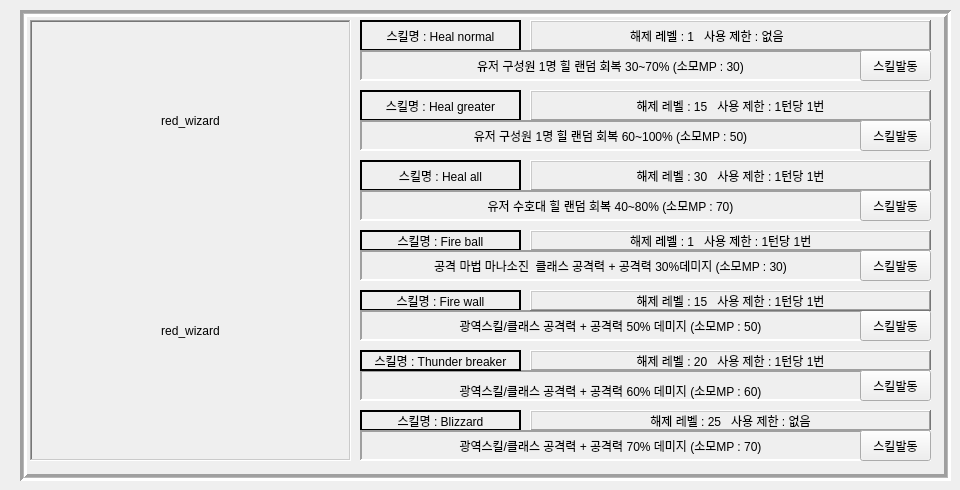
    <widget class="QWidget" name="page_6">
     <widget class="QFrame" name="frame_3">
      <property name="geometry">
       <rect>
        <x>20</x>
        <y>10</y>
        <width>931</width>
        <height>471</height>
       </rect>
      </property>
      <property name="frameShape">
       <enum>QFrame::Box</enum>
      </property>
      <property name="frameShadow">
       <enum>QFrame::Sunken</enum>
      </property>
      <property name="lineWidth">
       <number>3</number>
      </property>
      <property name="midLineWidth">
       <number>1</number>
      </property>
      <widget class="QFrame" name="lb_frame_3">
       <property name="geometry">
        <rect>
         <x>10</x>
         <y>10</y>
         <width>321</width>
         <height>441</height>
        </rect>
       </property>
       <property name="frameShape">
        <enum>QFrame::WinPanel</enum>
       </property>
       <property name="frameShadow">
        <enum>QFrame::Sunken</enum>
       </property>
       <property name="lineWidth">
        <number>2</number>
       </property>
       <property name="midLineWidth">
        <number>1</number>
       </property>
       <widget class="QLabel" name="gif_3">
        <property name="geometry">
         <rect>
          <x>10</x>
          <y>-10</y>
          <width>301</width>
          <height>221</height>
         </rect>
        </property>
        <property name="text">
         <string>red_wizard</string>
        </property>
        <property name="alignment">
         <set>Qt::AlignCenter</set>
        </property>
       </widget>
       <widget class="QLabel" name="gif_3_1">
        <property name="geometry">
         <rect>
          <x>10</x>
          <y>200</y>
          <width>301</width>
          <height>221</height>
         </rect>
        </property>
        <property name="text">
         <string>red_wizard</string>
        </property>
        <property name="alignment">
         <set>Qt::AlignCenter</set>
        </property>
       </widget>
      </widget>
      <widget class="QFrame" name="frame_1_10">
       <property name="geometry">
        <rect>
         <x>340</x>
         <y>10</y>
         <width>161</width>
         <height>31</height>
        </rect>
       </property>
       <property name="frameShape">
        <enum>QFrame::StyledPanel</enum>
       </property>
       <property name="frameShadow">
        <enum>QFrame::Raised</enum>
       </property>
       <widget class="QLabel" name="skill_name_5">
        <property name="geometry">
         <rect>
          <x>0</x>
          <y>0</y>
          <width>161</width>
          <height>31</height>
         </rect>
        </property>
        <property name="frameShape">
         <enum>QFrame::WinPanel</enum>
        </property>
        <property name="lineWidth">
         <number>2</number>
        </property>
        <property name="text">
         <string>스킬명 : Heal normal</string>
        </property>
        <property name="alignment">
         <set>Qt::AlignCenter</set>
        </property>
       </widget>
      </widget>
      <widget class="QFrame" name="frame_1_11">
       <property name="geometry">
        <rect>
         <x>510</x>
         <y>10</y>
         <width>401</width>
         <height>31</height>
        </rect>
       </property>
       <property name="frameShape">
        <enum>QFrame::WinPanel</enum>
       </property>
       <property name="frameShadow">
        <enum>QFrame::Raised</enum>
       </property>
       <property name="lineWidth">
        <number>2</number>
       </property>
       <widget class="QLabel" name="skill_info_5">
        <property name="geometry">
         <rect>
          <x>100</x>
          <y>0</y>
          <width>401</width>
          <height>31</height>
         </rect>
        </property>
        <property name="text">
         <string>해제 레벨 : 1   사용 제한 : 없음</string>
        </property>
        <property name="alignment">
         <set>Qt::AlignJustify|Qt::AlignVCenter</set>
        </property>
       </widget>
      </widget>
      <widget class="QFrame" name="frame_1_12">
       <property name="geometry">
        <rect>
         <x>340</x>
         <y>40</y>
         <width>571</width>
         <height>31</height>
        </rect>
       </property>
       <property name="frameShape">
        <enum>QFrame::Panel</enum>
       </property>
       <property name="frameShadow">
        <enum>QFrame::Sunken</enum>
       </property>
       <property name="lineWidth">
        <number>2</number>
       </property>
       <property name="midLineWidth">
        <number>3</number>
       </property>
       <widget class="QPushButton" name="skill_btn_wizard_red_heal_normal">
        <property name="geometry">
         <rect>
          <x>500</x>
          <y>0</y>
          <width>71</width>
          <height>31</height>
         </rect>
        </property>
        <property name="text">
         <string>스킬발동</string>
        </property>
       </widget>
       <widget class="QLabel" name="skill_info_1_4">
        <property name="geometry">
         <rect>
          <x>10</x>
          <y>5</y>
          <width>481</width>
          <height>21</height>
         </rect>
        </property>
        <property name="text">
         <string>유저 구성원 1명 힐 랜덤 회복 30~70% (소모MP : 30)</string>
        </property>
        <property name="alignment">
         <set>Qt::AlignCenter</set>
        </property>
       </widget>
      </widget>
      <widget class="QFrame" name="frame_1_13">
       <property name="geometry">
        <rect>
         <x>340</x>
         <y>80</y>
         <width>161</width>
         <height>31</height>
        </rect>
       </property>
       <property name="frameShape">
        <enum>QFrame::StyledPanel</enum>
       </property>
       <property name="frameShadow">
        <enum>QFrame::Raised</enum>
       </property>
       <widget class="QLabel" name="skill_name_6">
        <property name="geometry">
         <rect>
          <x>0</x>
          <y>0</y>
          <width>161</width>
          <height>31</height>
         </rect>
        </property>
        <property name="frameShape">
         <enum>QFrame::WinPanel</enum>
        </property>
        <property name="lineWidth">
         <number>2</number>
        </property>
        <property name="text">
         <string>스킬명 : Heal greater</string>
        </property>
        <property name="alignment">
         <set>Qt::AlignCenter</set>
        </property>
       </widget>
      </widget>
      <widget class="QFrame" name="frame_1_14">
       <property name="geometry">
        <rect>
         <x>340</x>
         <y>150</y>
         <width>161</width>
         <height>31</height>
        </rect>
       </property>
       <property name="frameShape">
        <enum>QFrame::StyledPanel</enum>
       </property>
       <property name="frameShadow">
        <enum>QFrame::Raised</enum>
       </property>
       <widget class="QLabel" name="skill_name_7">
        <property name="geometry">
         <rect>
          <x>0</x>
          <y>0</y>
          <width>161</width>
          <height>31</height>
         </rect>
        </property>
        <property name="frameShape">
         <enum>QFrame::WinPanel</enum>
        </property>
        <property name="lineWidth">
         <number>2</number>
        </property>
        <property name="text">
         <string>스킬명 : Heal all</string>
        </property>
        <property name="alignment">
         <set>Qt::AlignCenter</set>
        </property>
       </widget>
      </widget>
      <widget class="QFrame" name="frame_1_15">
       <property name="geometry">
        <rect>
         <x>510</x>
         <y>80</y>
         <width>401</width>
         <height>31</height>
        </rect>
       </property>
       <property name="frameShape">
        <enum>QFrame::StyledPanel</enum>
       </property>
       <property name="frameShadow">
        <enum>QFrame::Raised</enum>
       </property>
       <widget class="QLabel" name="skill_info_6">
        <property name="geometry">
         <rect>
          <x>0</x>
          <y>0</y>
          <width>401</width>
          <height>31</height>
         </rect>
        </property>
        <property name="frameShape">
         <enum>QFrame::WinPanel</enum>
        </property>
        <property name="frameShadow">
         <enum>QFrame::Raised</enum>
        </property>
        <property name="lineWidth">
         <number>2</number>
        </property>
        <property name="text">
         <string>해제 레벨 : 15   사용 제한 : 1턴당 1번</string>
        </property>
        <property name="alignment">
         <set>Qt::AlignCenter</set>
        </property>
       </widget>
      </widget>
      <widget class="QFrame" name="frame_1_16">
       <property name="geometry">
        <rect>
         <x>510</x>
         <y>150</y>
         <width>401</width>
         <height>31</height>
        </rect>
       </property>
       <property name="frameShape">
        <enum>QFrame::StyledPanel</enum>
       </property>
       <property name="frameShadow">
        <enum>QFrame::Raised</enum>
       </property>
       <widget class="QLabel" name="skill_info_7">
        <property name="geometry">
         <rect>
          <x>0</x>
          <y>0</y>
          <width>401</width>
          <height>31</height>
         </rect>
        </property>
        <property name="frameShape">
         <enum>QFrame::WinPanel</enum>
        </property>
        <property name="frameShadow">
         <enum>QFrame::Raised</enum>
        </property>
        <property name="lineWidth">
         <number>2</number>
        </property>
        <property name="text">
         <string>해제 레벨 : 30   사용 제한 : 1턴당 1번</string>
        </property>
        <property name="alignment">
         <set>Qt::AlignCenter</set>
        </property>
       </widget>
      </widget>
      <widget class="QFrame" name="frame_1_17">
       <property name="geometry">
        <rect>
         <x>340</x>
         <y>110</y>
         <width>571</width>
         <height>31</height>
        </rect>
       </property>
       <property name="frameShape">
        <enum>QFrame::Panel</enum>
       </property>
       <property name="frameShadow">
        <enum>QFrame::Sunken</enum>
       </property>
       <property name="lineWidth">
        <number>2</number>
       </property>
       <property name="midLineWidth">
        <number>3</number>
       </property>
       <widget class="QPushButton" name="skill_btn_wizard_red_heal_greater">
        <property name="geometry">
         <rect>
          <x>500</x>
          <y>0</y>
          <width>71</width>
          <height>31</height>
         </rect>
        </property>
        <property name="text">
         <string>스킬발동</string>
        </property>
       </widget>
       <widget class="QLabel" name="skill_info_1_5">
        <property name="geometry">
         <rect>
          <x>10</x>
          <y>5</y>
          <width>481</width>
          <height>21</height>
         </rect>
        </property>
        <property name="text">
         <string>유저 구성원 1명 힐 랜덤 회복 60~100% (소모MP : 50)</string>
        </property>
        <property name="alignment">
         <set>Qt::AlignCenter</set>
        </property>
       </widget>
      </widget>
      <widget class="QFrame" name="frame_1_18">
       <property name="geometry">
        <rect>
         <x>340</x>
         <y>180</y>
         <width>571</width>
         <height>31</height>
        </rect>
       </property>
       <property name="frameShape">
        <enum>QFrame::Panel</enum>
       </property>
       <property name="frameShadow">
        <enum>QFrame::Sunken</enum>
       </property>
       <property name="lineWidth">
        <number>2</number>
       </property>
       <property name="midLineWidth">
        <number>3</number>
       </property>
       <widget class="QPushButton" name="skill_btn_wizard_red_heal_all">
        <property name="geometry">
         <rect>
          <x>500</x>
          <y>0</y>
          <width>71</width>
          <height>31</height>
         </rect>
        </property>
        <property name="text">
         <string>스킬발동</string>
        </property>
       </widget>
       <widget class="QLabel" name="skill_info_1_6">
        <property name="geometry">
         <rect>
          <x>10</x>
          <y>5</y>
          <width>481</width>
          <height>21</height>
         </rect>
        </property>
        <property name="text">
         <string>유저 수호대 힐 랜덤 회복 40~80% (소모MP : 70)</string>
        </property>
        <property name="alignment">
         <set>Qt::AlignCenter</set>
        </property>
       </widget>
      </widget>
      <widget class="QFrame" name="frame_1_55">
       <property name="geometry">
        <rect>
         <x>510</x>
         <y>340</y>
         <width>401</width>
         <height>21</height>
        </rect>
       </property>
       <property name="frameShape">
        <enum>QFrame::WinPanel</enum>
       </property>
       <property name="frameShadow">
        <enum>QFrame::Raised</enum>
       </property>
       <widget class="QLabel" name="skill_info_20">
        <property name="geometry">
         <rect>
          <x>0</x>
          <y>0</y>
          <width>401</width>
          <height>21</height>
         </rect>
        </property>
        <property name="text">
         <string>해제 레벨 : 20   사용 제한 : 1턴당 1번</string>
        </property>
        <property name="alignment">
         <set>Qt::AlignCenter</set>
        </property>
       </widget>
      </widget>
      <widget class="QFrame" name="frame_1_59">
       <property name="geometry">
        <rect>
         <x>510</x>
         <y>400</y>
         <width>401</width>
         <height>21</height>
        </rect>
       </property>
       <property name="frameShape">
        <enum>QFrame::WinPanel</enum>
       </property>
       <property name="frameShadow">
        <enum>QFrame::Raised</enum>
       </property>
       <widget class="QLabel" name="skill_info_21">
        <property name="geometry">
         <rect>
          <x>0</x>
          <y>0</y>
          <width>401</width>
          <height>21</height>
         </rect>
        </property>
        <property name="text">
         <string>해제 레벨 : 25   사용 제한 : 없음</string>
        </property>
        <property name="alignment">
         <set>Qt::AlignCenter</set>
        </property>
       </widget>
      </widget>
      <widget class="QFrame" name="frame_1_52">
       <property name="geometry">
        <rect>
         <x>340</x>
         <y>280</y>
         <width>161</width>
         <height>21</height>
        </rect>
       </property>
       <property name="frameShape">
        <enum>QFrame::StyledPanel</enum>
       </property>
       <property name="frameShadow">
        <enum>QFrame::Raised</enum>
       </property>
       <widget class="QLabel" name="skill_name_19">
        <property name="geometry">
         <rect>
          <x>0</x>
          <y>0</y>
          <width>161</width>
          <height>21</height>
         </rect>
        </property>
        <property name="frameShape">
         <enum>QFrame::WinPanel</enum>
        </property>
        <property name="text">
         <string>스킬명 : Fire wall</string>
        </property>
        <property name="alignment">
         <set>Qt::AlignCenter</set>
        </property>
       </widget>
      </widget>
      <widget class="QFrame" name="frame_1_58">
       <property name="geometry">
        <rect>
         <x>340</x>
         <y>400</y>
         <width>161</width>
         <height>21</height>
        </rect>
       </property>
       <property name="frameShape">
        <enum>QFrame::StyledPanel</enum>
       </property>
       <property name="frameShadow">
        <enum>QFrame::Raised</enum>
       </property>
       <widget class="QLabel" name="skill_name_21">
        <property name="geometry">
         <rect>
          <x>0</x>
          <y>0</y>
          <width>161</width>
          <height>21</height>
         </rect>
        </property>
        <property name="frameShape">
         <enum>QFrame::WinPanel</enum>
        </property>
        <property name="text">
         <string>스킬명 : Blizzard</string>
        </property>
        <property name="alignment">
         <set>Qt::AlignCenter</set>
        </property>
       </widget>
      </widget>
      <widget class="QFrame" name="frame_1_56">
       <property name="geometry">
        <rect>
         <x>340</x>
         <y>300</y>
         <width>571</width>
         <height>31</height>
        </rect>
       </property>
       <property name="frameShape">
        <enum>QFrame::Panel</enum>
       </property>
       <property name="frameShadow">
        <enum>QFrame::Sunken</enum>
       </property>
       <property name="lineWidth">
        <number>2</number>
       </property>
       <property name="midLineWidth">
        <number>3</number>
       </property>
       <widget class="QPushButton" name="skill_btn_wizard_red_fire_wall">
        <property name="geometry">
         <rect>
          <x>500</x>
          <y>0</y>
          <width>71</width>
          <height>31</height>
         </rect>
        </property>
        <property name="text">
         <string>스킬발동</string>
        </property>
       </widget>
       <widget class="QLabel" name="skill_info_1_18">
        <property name="geometry">
         <rect>
          <x>10</x>
          <y>5</y>
          <width>481</width>
          <height>21</height>
         </rect>
        </property>
        <property name="text">
         <string>광역스킬/클래스 공격력 + 공격력 50% 데미지 (소모MP : 50)</string>
        </property>
        <property name="alignment">
         <set>Qt::AlignCenter</set>
        </property>
       </widget>
      </widget>
      <widget class="QFrame" name="frame_1_57">
       <property name="geometry">
        <rect>
         <x>340</x>
         <y>360</y>
         <width>571</width>
         <height>31</height>
        </rect>
       </property>
       <property name="frameShape">
        <enum>QFrame::Panel</enum>
       </property>
       <property name="frameShadow">
        <enum>QFrame::Sunken</enum>
       </property>
       <property name="lineWidth">
        <number>2</number>
       </property>
       <property name="midLineWidth">
        <number>3</number>
       </property>
       <widget class="QPushButton" name="skill_btn_wizard_red_thunder_breaker">
        <property name="geometry">
         <rect>
          <x>500</x>
          <y>0</y>
          <width>71</width>
          <height>31</height>
         </rect>
        </property>
        <property name="text">
         <string>스킬발동</string>
        </property>
       </widget>
       <widget class="QLabel" name="skill_info_1_19">
        <property name="geometry">
         <rect>
          <x>10</x>
          <y>10</y>
          <width>481</width>
          <height>21</height>
         </rect>
        </property>
        <property name="text">
         <string>광역스킬/클래스 공격력 + 공격력 60% 데미지 (소모MP : 60)</string>
        </property>
        <property name="alignment">
         <set>Qt::AlignCenter</set>
        </property>
       </widget>
      </widget>
      <widget class="QFrame" name="frame_1_50">
       <property name="geometry">
        <rect>
         <x>510</x>
         <y>220</y>
         <width>401</width>
         <height>21</height>
        </rect>
       </property>
       <property name="frameShape">
        <enum>QFrame::WinPanel</enum>
       </property>
       <property name="frameShadow">
        <enum>QFrame::Raised</enum>
       </property>
       <widget class="QLabel" name="skill_info_18">
        <property name="geometry">
         <rect>
          <x>100</x>
          <y>0</y>
          <width>401</width>
          <height>21</height>
         </rect>
        </property>
        <property name="text">
         <string>해제 레벨 : 1   사용 제한 : 1턴당 1번</string>
        </property>
        <property name="alignment">
         <set>Qt::AlignJustify|Qt::AlignVCenter</set>
        </property>
       </widget>
      </widget>
      <widget class="QFrame" name="frame_1_53">
       <property name="geometry">
        <rect>
         <x>340</x>
         <y>340</y>
         <width>161</width>
         <height>21</height>
        </rect>
       </property>
       <property name="frameShape">
        <enum>QFrame::StyledPanel</enum>
       </property>
       <property name="frameShadow">
        <enum>QFrame::Raised</enum>
       </property>
       <widget class="QLabel" name="skill_name_20">
        <property name="geometry">
         <rect>
          <x>0</x>
          <y>0</y>
          <width>161</width>
          <height>21</height>
         </rect>
        </property>
        <property name="frameShape">
         <enum>QFrame::WinPanel</enum>
        </property>
        <property name="text">
         <string>스킬명 : Thunder breaker</string>
        </property>
        <property name="alignment">
         <set>Qt::AlignCenter</set>
        </property>
       </widget>
      </widget>
      <widget class="QFrame" name="frame_1_49">
       <property name="geometry">
        <rect>
         <x>340</x>
         <y>220</y>
         <width>161</width>
         <height>21</height>
        </rect>
       </property>
       <property name="frameShape">
        <enum>QFrame::StyledPanel</enum>
       </property>
       <property name="frameShadow">
        <enum>QFrame::Raised</enum>
       </property>
       <widget class="QLabel" name="skill_name_18">
        <property name="geometry">
         <rect>
          <x>0</x>
          <y>0</y>
          <width>161</width>
          <height>21</height>
         </rect>
        </property>
        <property name="frameShape">
         <enum>QFrame::WinPanel</enum>
        </property>
        <property name="text">
         <string>스킬명 : Fire ball</string>
        </property>
        <property name="alignment">
         <set>Qt::AlignCenter</set>
        </property>
       </widget>
      </widget>
      <widget class="QFrame" name="frame_1_51">
       <property name="geometry">
        <rect>
         <x>340</x>
         <y>240</y>
         <width>571</width>
         <height>31</height>
        </rect>
       </property>
       <property name="frameShape">
        <enum>QFrame::Panel</enum>
       </property>
       <property name="frameShadow">
        <enum>QFrame::Sunken</enum>
       </property>
       <property name="lineWidth">
        <number>2</number>
       </property>
       <property name="midLineWidth">
        <number>3</number>
       </property>
       <widget class="QPushButton" name="skill_btn_wizard_red_fire_ball">
        <property name="geometry">
         <rect>
          <x>500</x>
          <y>0</y>
          <width>71</width>
          <height>31</height>
         </rect>
        </property>
        <property name="text">
         <string>스킬발동</string>
        </property>
       </widget>
       <widget class="QLabel" name="skill_info_1_17">
        <property name="geometry">
         <rect>
          <x>10</x>
          <y>5</y>
          <width>481</width>
          <height>21</height>
         </rect>
        </property>
        <property name="text">
         <string>공격 마법 마나소진  클래스 공격력 + 공격력 30%데미지 (소모MP : 30)</string>
        </property>
        <property name="alignment">
         <set>Qt::AlignCenter</set>
        </property>
       </widget>
      </widget>
      <widget class="QFrame" name="frame_1_54">
       <property name="geometry">
        <rect>
         <x>510</x>
         <y>280</y>
         <width>401</width>
         <height>21</height>
        </rect>
       </property>
       <property name="frameShape">
        <enum>QFrame::WinPanel</enum>
       </property>
       <property name="frameShadow">
        <enum>QFrame::Raised</enum>
       </property>
       <widget class="QLabel" name="skill_info_19">
        <property name="geometry">
         <rect>
          <x>0</x>
          <y>0</y>
          <width>401</width>
          <height>21</height>
         </rect>
        </property>
        <property name="text">
         <string>해제 레벨 : 15   사용 제한 : 1턴당 1번</string>
        </property>
        <property name="alignment">
         <set>Qt::AlignCenter</set>
        </property>
       </widget>
      </widget>
      <widget class="QFrame" name="frame_1_60">
       <property name="geometry">
        <rect>
         <x>340</x>
         <y>420</y>
         <width>571</width>
         <height>31</height>
        </rect>
       </property>
       <property name="frameShape">
        <enum>QFrame::Panel</enum>
       </property>
       <property name="frameShadow">
        <enum>QFrame::Sunken</enum>
       </property>
       <property name="lineWidth">
        <number>2</number>
       </property>
       <property name="midLineWidth">
        <number>3</number>
       </property>
       <widget class="QPushButton" name="skill_btn_wizard_red_blizzard">
        <property name="geometry">
         <rect>
          <x>500</x>
          <y>0</y>
          <width>71</width>
          <height>31</height>
         </rect>
        </property>
        <property name="text">
         <string>스킬발동</string>
        </property>
       </widget>
       <widget class="QLabel" name="skill_info_1_20">
        <property name="geometry">
         <rect>
          <x>10</x>
          <y>5</y>
          <width>481</width>
          <height>21</height>
         </rect>
        </property>
        <property name="text">
         <string>광역스킬/클래스 공격력 + 공격력 70% 데미지 (소모MP : 70)</string>
        </property>
        <property name="alignment">
         <set>Qt::AlignCenter</set>
        </property>
       </widget>
      </widget>
     </widget>
    </widget>
